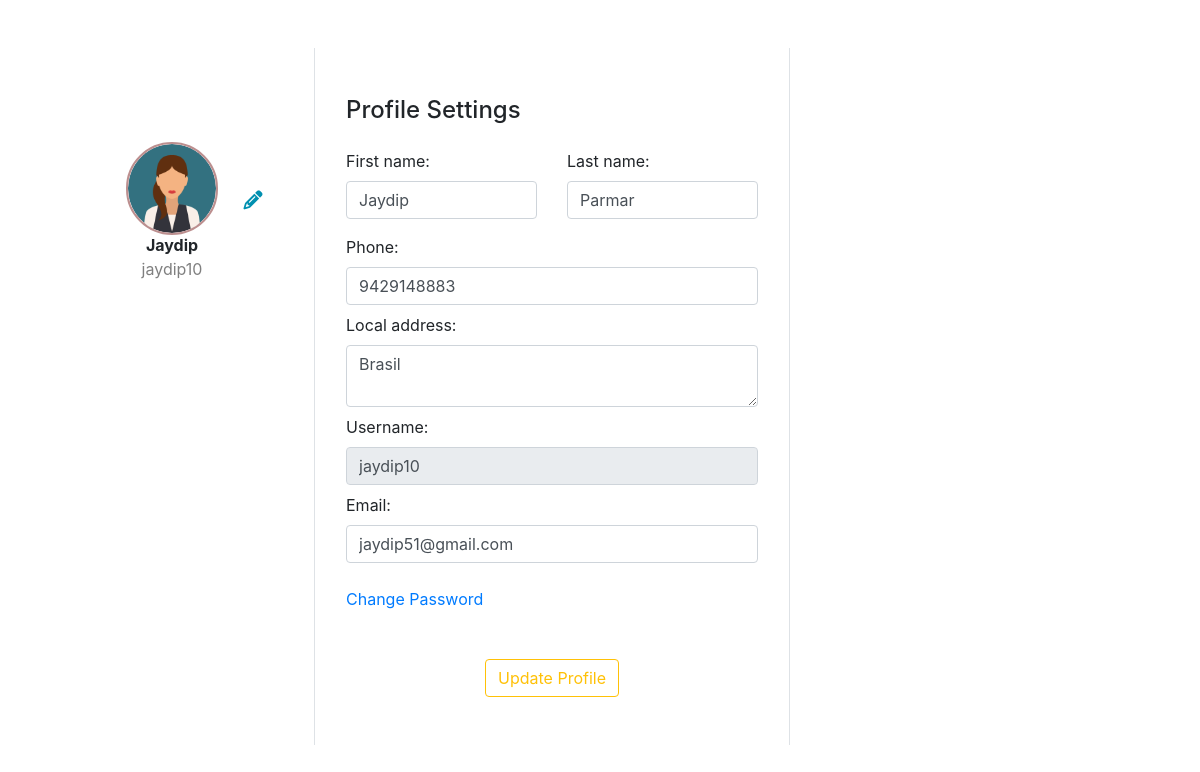
The page /users/edit/ (signed in) on the database its author committed.
### users/models.py (models this page shows)
class SchoolUser(AbstractUser):
    USER_CHOICE = [(USER_CHOICE_VALUE_TEACHER, 'Teacher'),
                   (USER_CHOICE_VALUE_STUDENT, 'Student'),
                   ]
    birthdate = models.DateField(null=True, blank=True)
    phone = models.IntegerField(null=True, blank=True)
    standard = models.IntegerField(null=True, blank=True)
    subject = models.CharField(max_length=30, blank=True)
    email = models.EmailField(unique=True)
    local_address = models.TextField(max_length=200, blank=True)
    permanent_address = models.TextField(max_length=200, blank=True)
    user_type = models.CharField(max_length=10, choices=USER_CHOICE)
    terms_conditions = models.BooleanField(default=False)
    user_icon = models.ImageField(upload_to='images/profile-icon', blank=True,
                                  default='images/no-profile-icon/default.png')
    REQUIRED_FIELDS = ['local_address', 'email']

### users/views.py (the view)
# urls.py: path('edit/', views.user_profile_edit, name='user_profile_edit'),
def user_profile_edit(request):
    if request.user.is_authenticated:
        if request.method == "POST":
            user_edit_form = SchoolUserEditForm(request.POST, request.FILES, instance=request.user)
            if user_edit_form.is_valid():
                user_edit_form.save()
                messages.success(request, message='profile Updated successfully..')
        else:
            user_edit_form = SchoolUserEditForm(instance=request.user)
    else:
        return HttpResponseRedirect(reverse('users_login'))
    return render(request, "users/user_profile_edit.html", {'user_edit_fm': user_edit_form})

### users/forms.py (shortened to what this page needs)
class SchoolUserEditForm(SchoolUserModelForm):
    class Meta:
        model = SchoolUser
        fields = ['first_name', 'last_name', 'username', 'user_icon', 'email', 'phone', 'local_address', ]
        widgets = {
            'first_name': forms.TextInput(attrs={'class': 'form-control'}),
            'last_name': forms.TextInput(attrs={'class': 'form-control'}),
            'username': forms.TextInput(attrs={'class': 'form-control', 'readonly': True}),
            'user_icon': forms.FileInput(attrs={'class': 'user-icon', }),
            'email': forms.EmailInput(attrs={'class': 'form-control'}),
            'phone': forms.NumberInput(attrs={'class': 'form-control'}),
            'local_address': forms.Textarea(attrs={'class': 'form-control', 'cols': 10, 'rows': 2}),
        }

### users/templates/users/user_profile_edit.html (shortened to what this page needs)
<!DOCTYPE html>
{% load static %}
<html lang="en">
<head>
    <link rel="stylesheet" href="{% static 'css/bootstrap.css' %}">
    <link rel="stylesheet" href="{% static 'users/css/users.css' %}">
</head>
<body>
<div class="container rounded bg-white mt-5 mb-5">
    <div class="row">
        <div class="col-md-3 border-right">
            <div class="d-flex flex-column align-items-center text-center p-3 py-5">
                {% if request.user.user_icon %}
                <img class="rounded-circle mt-5 pf-dp" src="{{ request.user.user_icon.url }}"/>
                {% else %}
                <img class="rounded-circle mt-5 pf-dp" src="" alt="No Profile Picture"/>
                {% endif %}
                <span class="font-weight-bold">{{request.user.first_name}}</span>
                <span class="text-black-50">{{request.user.username}} </span>
            </div>
        </div>
        <div class="col-md-5 border-right">
            <form class="p-3 py-5" enctype="multipart/form-data" method="post">
                <div class="col-md-6">
                    <label for="id_user_icon" class="user-icon-label"><i class='fas fa-pencil-alt'
                                                                         style='font-size:19px; color: #0190b0;'></i></label>
                </div>
                <div class="d-flex justify-content-between align-items-center mb-3"><h4 class="text-right">Profile
                    Settings</h4></div>
                <div class="row mt-2">
                    <div class="col-md-6">
                        {{ user_edit_fm.first_name.label_tag}}
                        {{ user_edit_fm.first_name }}
                    </div>
                    <div class="col-md-6">
                        {{ user_edit_fm.last_name.label_tag}}
                        {{ user_edit_fm.last_name }}
                    </div>
                </div>
                <div class="row mt-3">
                    <div class="col-md-12">
                        {{ user_edit_fm.phone.label_tag }}
                        {{ user_edit_fm.phone }}
                    </div>
                    <div class="col-md-12 mt-2">
                        {{ user_edit_fm.local_address.label_tag }}
                        {{ user_edit_fm.local_address }}
                    </div>
                    <div class="col-md-12 mt-2">
                        {{ user_edit_fm.username.label_tag }}
                        {{ user_edit_fm.username }}
                    </div>
                    <div class="col-md-12 mt-2">
                        {{ user_edit_fm.email.label_tag }}
                        {{ user_edit_fm.email }}
                    </div>
                    <div class="col-md-12 mt-4">
                        <a href="{% url 'user_change_pass' %}">Change Password</a>
                    </div>
                </div>
                <div class="mt-5 text-center">
                    <button class="btn btn-outline-warning profile-button" type="submit">Update Profile</button>
                </div>
            </form>
        </div>
    </div>
</div>
</body>
</html>

### users/static/users/css/users.css (style rules this page uses)
* { margin: 0; padding: 0; }
.pf-dp { width: 40%; outline: 2px solid rosybrown; }
.user-icon-label { position: absolute; right: 18.1rem; top: 5.8rem; cursor: alias; }

### rows shown on the page
SchoolUser: user.user_icon (picture), user.first_name "Jaydip", user.username "jaydip10", first_name "Jaydip", last_name "Parmar", phone "9429148883", local_address "Brasil", username "jaydip10", email "jaydip51@gmail.com"

### other values the page prints
{{ user_edit_fm.first_name.label_tag }} "First name:"
{{ user_edit_fm.last_name.label_tag }} "Last name:"
{{ user_edit_fm.phone.label_tag }} "Phone:"
{{ user_edit_fm.local_address.label_tag }} "Local address:"
{{ user_edit_fm.username.label_tag }} "Username:"
{{ user_edit_fm.email.label_tag }} "Email:"
